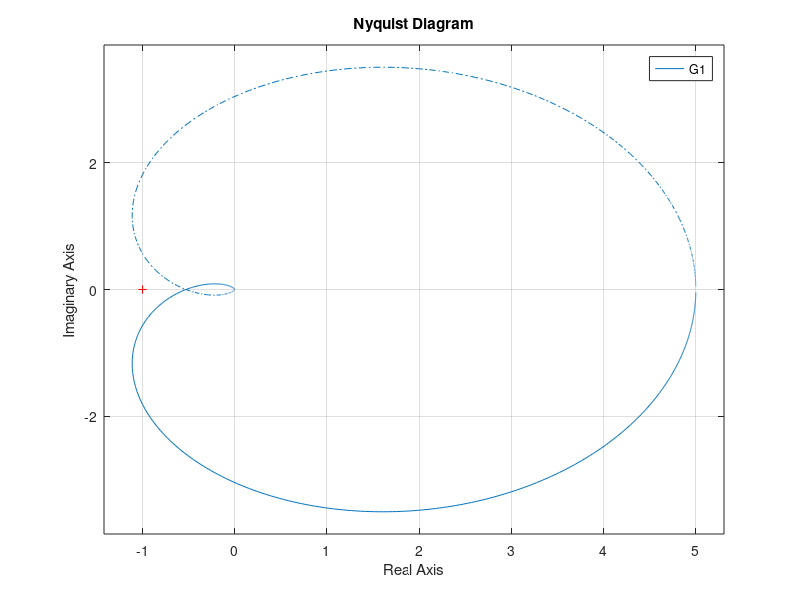
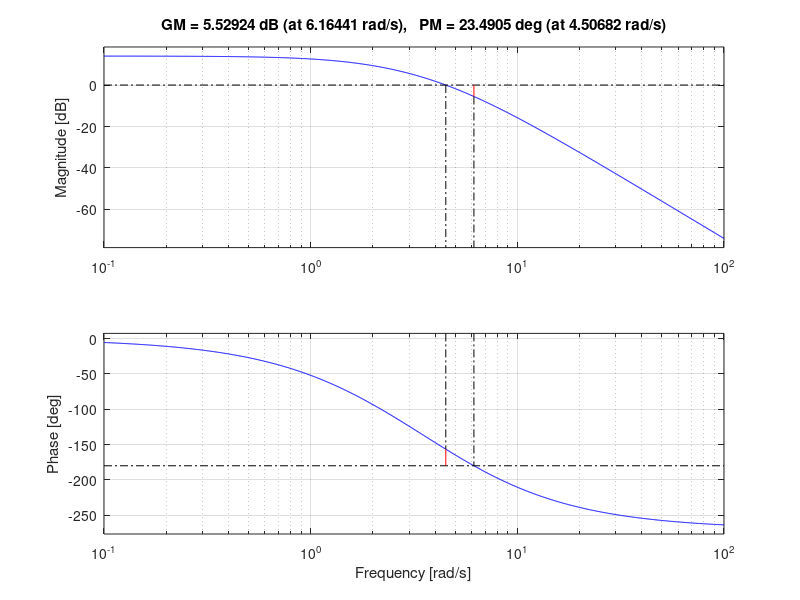

Reproduce these figures in MATLAB, in order.
clear all
clc
close all

K=200;
s = tf('s');
%G0=zpk([],[0,-3,-5],K)%G2=zpk([-3,-5],[2,4],K)

G1=((K/((s+2)*(s+4)*(s+5))))

figure,nyquist(G1)

%sys=tf(G)
figure,bode(G1)
margin(G1);
%grid
